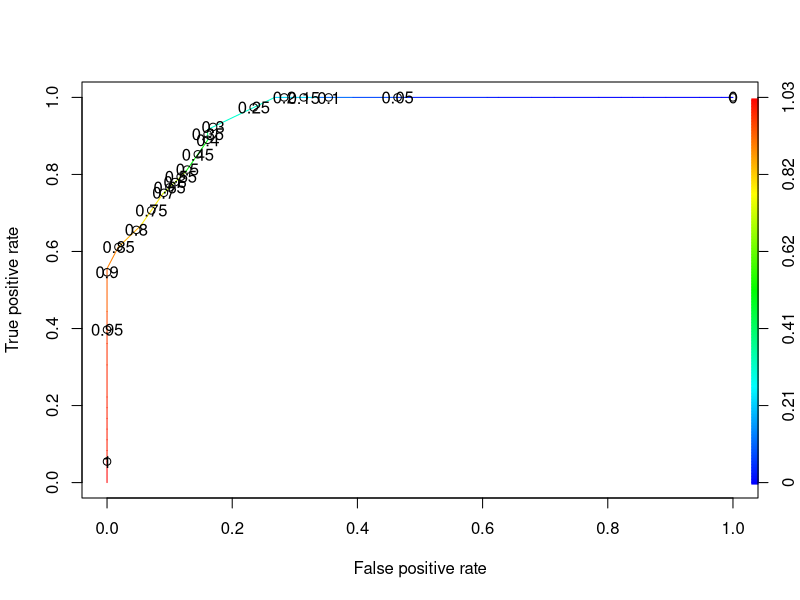

This figure's R source:
## ---- chunk 1

rm(list = ls(all=TRUE))

## ---- chunk 2

data <- read.csv("FlierResponse.csv", header=T)

## ---- chunk 3

str(data)

## ---- chunk 4

summary(data)

## ---- chunk 5

head(data)

tail(data)

## ---- chunk 6

log_reg <- glm(Response~., data = data, family = binomial)


## ---- chunk 7

summary(log_reg)


## ---- chunk 8

# Use the argument 'type = "response"' in the predict function to get a list of predictions between 0 and 1

# By default if no dataset is mentioned, training data is used

prob <- predict(log_reg, type = "response")


## ---- chunk 9

library(ROCR)

# The prediction object takes the probability scores and the original levels for theses data as input

pred <- prediction(prob, data$Response)

# The prediction object contains a list of predictions (probability scores), original class labels, cutoffs, false positives, true positives, true negatives, false negatives, No. of positive predictions and No. of negative predictions corresponding to these cutoffs. Class distribution in the dataset.


## ---- chunk 10

# The performance() function from the ROCR package helps us extract metrics such as True positive rate, False positive rate etc. from the prediction object, we created above.

# Two measures (y-axis = tpr, x-axis = fpr) are extracted

perf <- performance(pred, measure="tpr", x.measure="fpr")


## ---- chunk 11

plot(perf, col=rainbow(10), colorize=T, print.cutoffs.at=seq(0,1,0.05))
